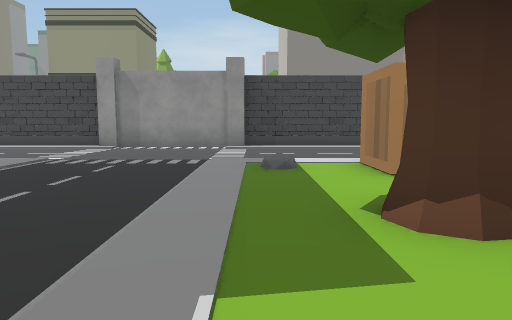
[1] (above)

24 first-person views from a walk through a scene from a Unity 3-D project. The camera is 1.4 m above the floor, tilts 6° down and sees 70° across. The floor is counted in squares, 2 m on a side. Each view is taken from the middle of a square. On the plan, view 1 faces up. The plan holds only what a view shows up to about 11 squares ahead; the rest is blank. The place goes on beyond the plan. The player character is not drawn. Some animated figures are left out. Door leaves are left out, so doorways stand open. Some surface patterns are stand-ins.

[2]
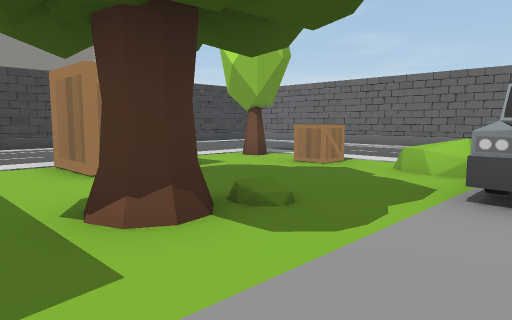

[3]
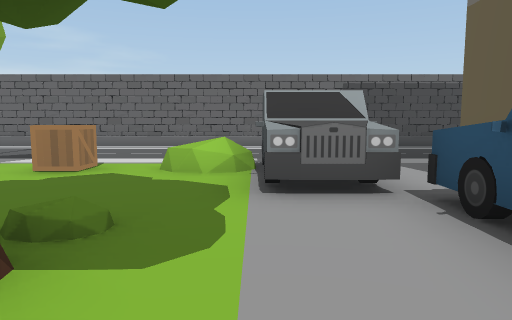

[4]
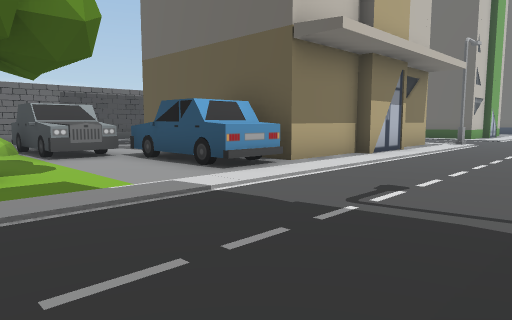

[5]
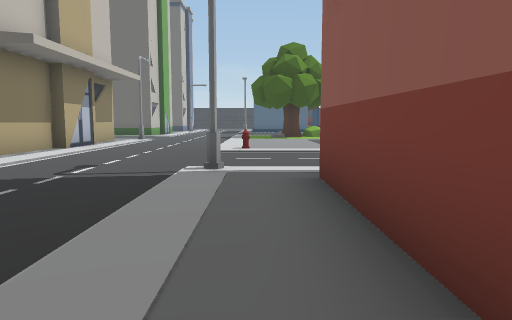

[6]
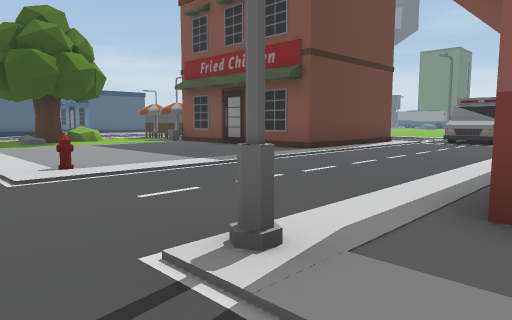

[7]
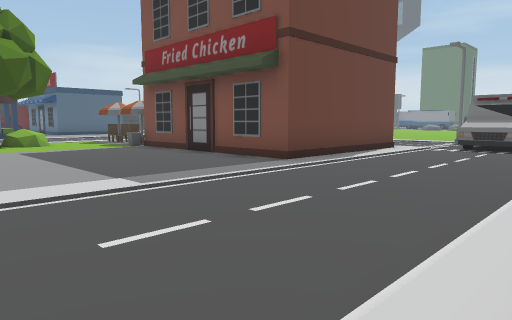

[8]
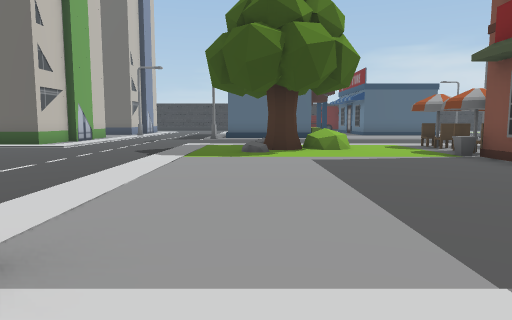

[9]
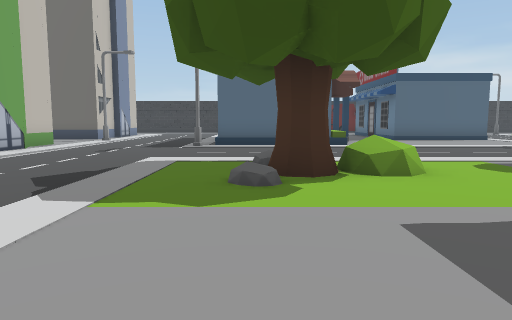

[10]
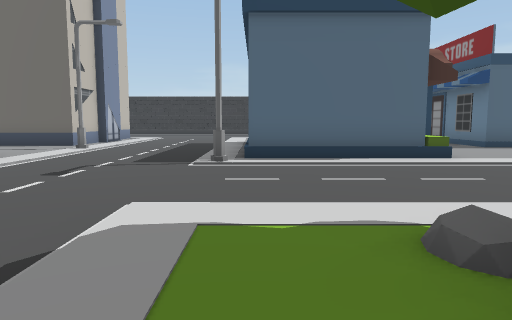

[11]
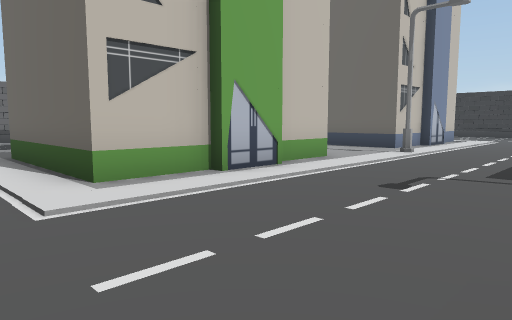

[12]
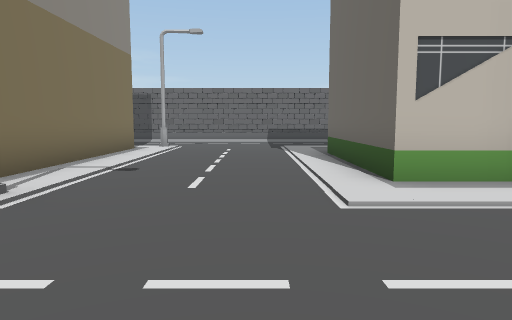

[13]
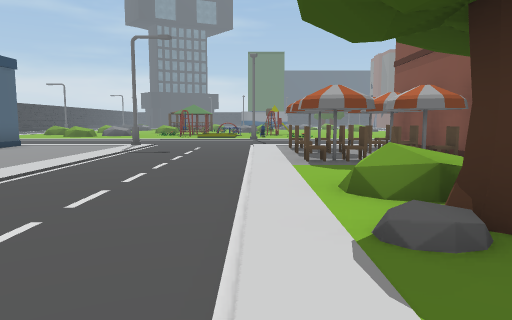

[14]
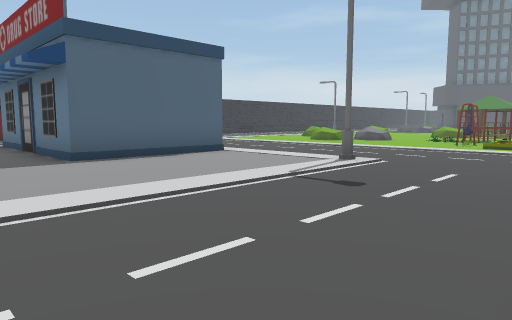

[15]
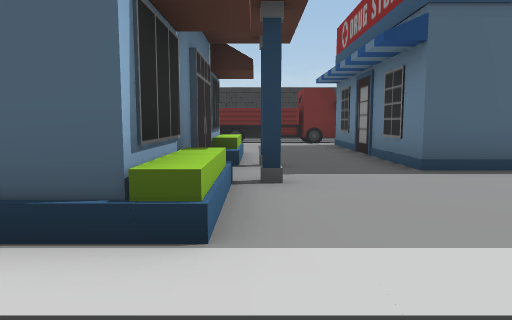

[16]
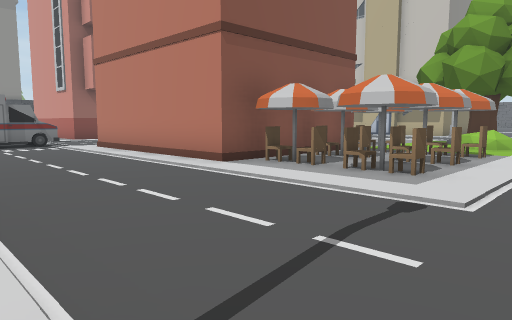

[17]
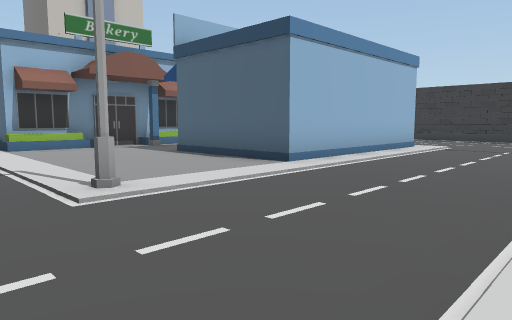

[18]
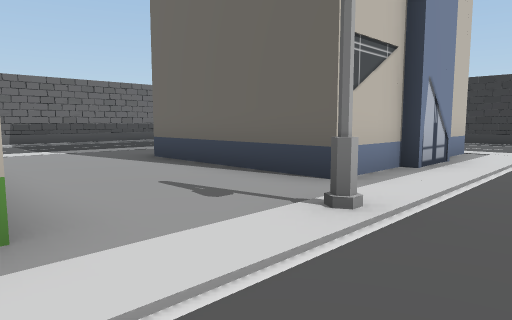

[19]
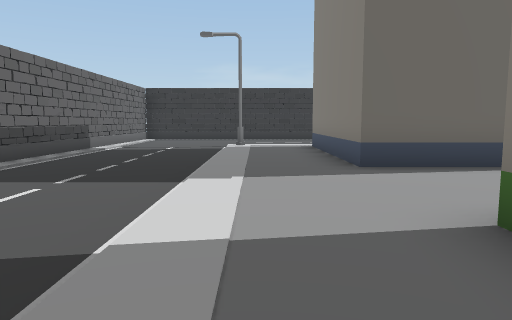

[20]
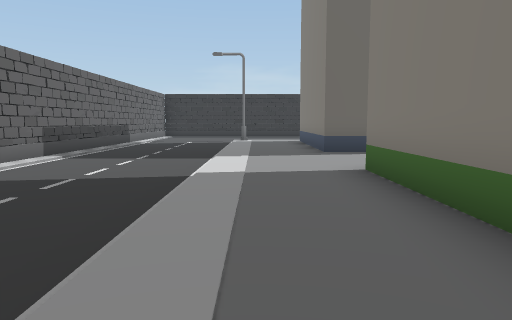

[21]
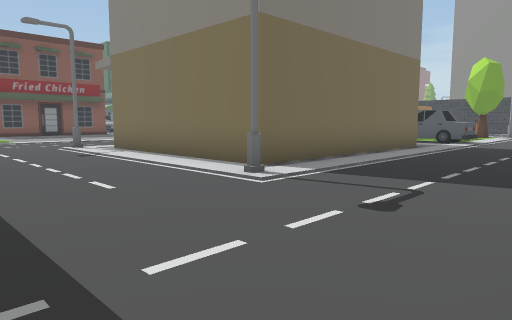

[22]
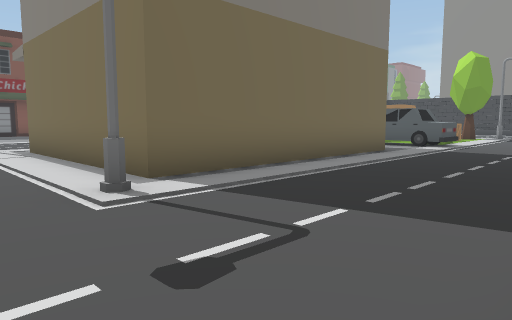

[23]
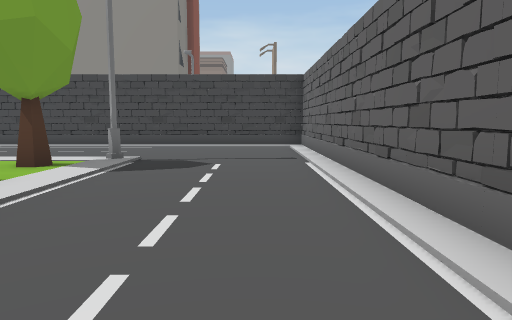

[24]
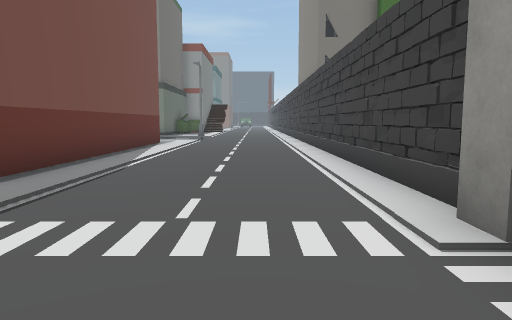

### Floor plan
Key: @ floor where view 1 was taken; # wall or solid block; . floor; / step, stairs or slope; O other object.
Columns run from 19 left of view 1 to 11 right of it. Each row starts with its distance up from view 1.
 11       O##################### ##
 10       ........................#
  9       ........................#
  8       ........................#
  7       ...................O....#
  6       OOOOOOOO ......OO..O....#
  5               .......OO.......#
  4              O..........O.....#
  3              O......OO........#
  2              O.......O..OO....#
  1              O.........OOO....#
  0          ......O...@...OOO...
 -1      ..............OOOO.....
 -2   OO................O    ...  #
 -3   OO................O  OO.....#
 -4   ..................O   O.....#
 -5   ..#####.....O....O    O.....#
 -6   ..#   #..........O    O....
 -7  ...#   #...........O   O....
 -8  ...#   #...........OOOOO.....
 -9  ...#   #.........O......O....
-10  ...#####O....................
-11  ....O.OO..../................
-12 .....O.OO..OO/................
-13 .....O.OO..O./................
-14  ...................OOOO.....
-15 ....................O  O....
-16 ...................O   O....
-17 ...............O....O  O.....
-18 ....O......OOOO.....O  O......
-19 ...........O  O...............#
-20  .........OO  O....O..........#
-21  ...####...O  O....O..........#
-22  ...#  #..OO   .....OOOO......#
-23  ...#  #...O     ...O  O......#
-24  ...#  #...      ..O   O......#
-25   ..#  #...      ...   O......#
-26   ..#  ##..       ..O  O......#
-27   ...   OOOO            .O....#

Where each view was taken, in squares from view 1:
view 1: 0 up, 0 right, facing up
view 2: 0 up, 0 right, facing up-right
view 3: 1 up, 0 right, facing right
view 4: 3 up, 4 left, facing down-right
view 5: 5 up, 5 left, facing down
view 6: 1 up, 3 left, facing down-left
view 7: 0 up, 5 left, facing down-left
view 8: 3 down, 6 left, facing down
view 9: 7 down, 6 left, facing down
view 10: 11 down, 5 left, facing down
view 11: 12 down, 4 left, facing down-right
view 12: 12 down, 4 left, facing right
view 13: 14 down, 4 left, facing left
view 14: 14 down, 9 left, facing down-left
view 15: 16 down, 9 left, facing down
view 16: 15 down, 19 left, facing up-right
view 17: 16 down, 19 left, facing down-right
view 18: 18 down, 2 left, facing down-right
view 19: 16 down, 6 right, facing down
view 20: 13 down, 6 right, facing down
view 21: 13 down, 10 right, facing up-left
view 22: 11 down, 10 right, facing up-left
view 23: 0 up, 9 right, facing up
view 24: 9 up, 2 left, facing left
